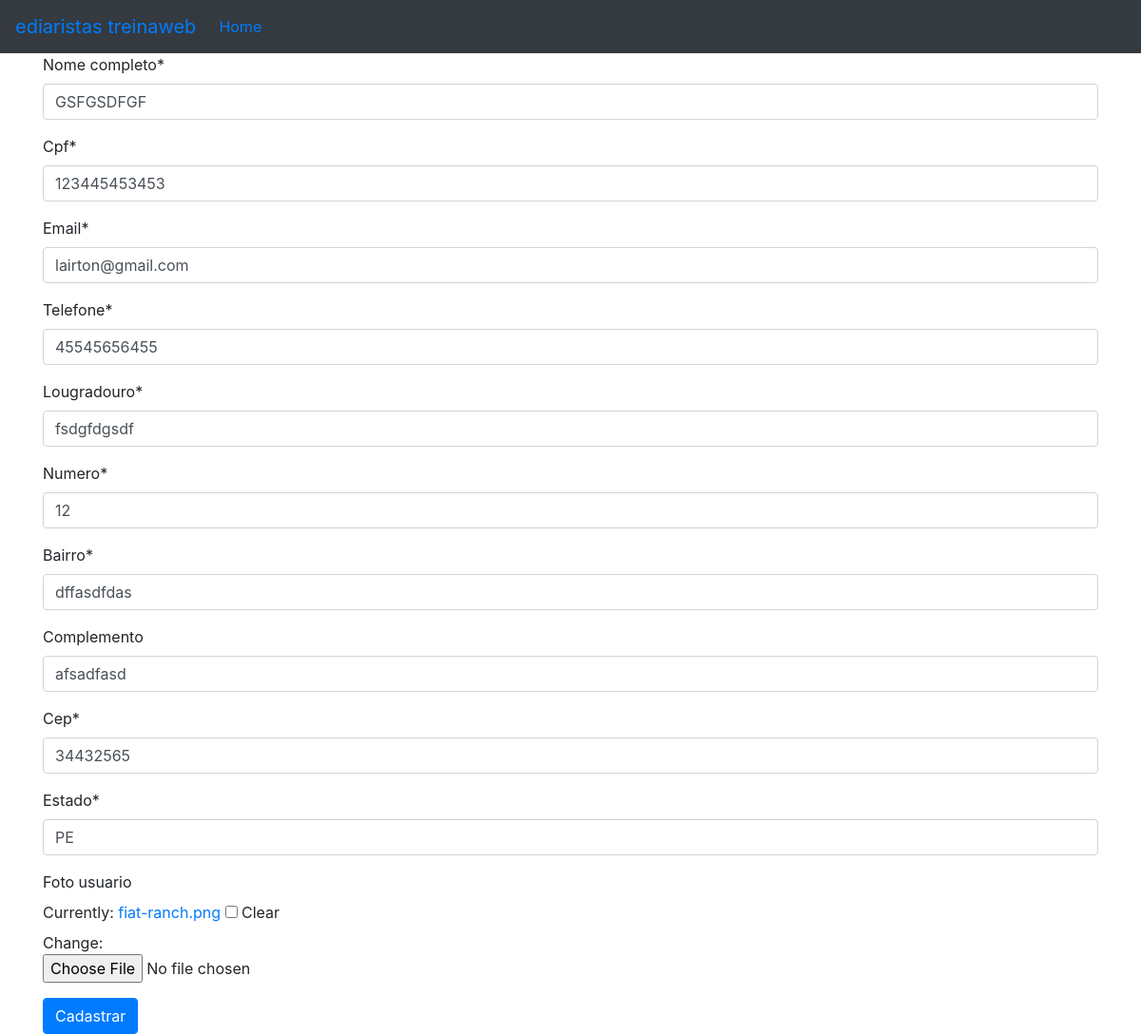
The app's page /web/editar_diarista/1, older data.
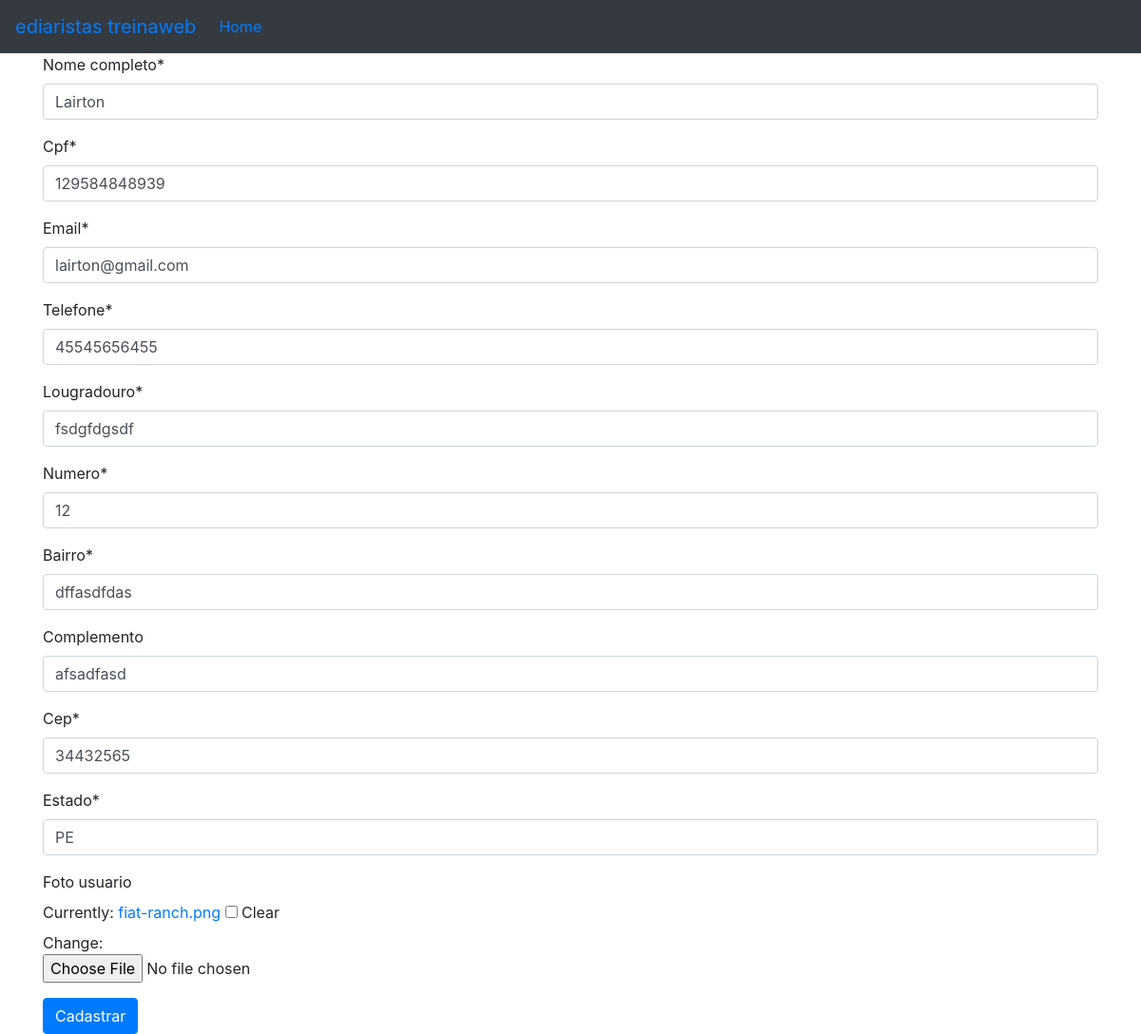
The same page, newer data.
### web/models.py (models this page shows)
class Diarista(models.Model):
    nome_completo = models.CharField(max_length=100, null=False, blank=False)
    cpf = models.CharField(max_length=11, null=False, blank= False)
    email = models.EmailField(null=False, blank=False)
    telefone = models.CharField(max_length=11, null=False, blank=False)
    lougradouro = models.CharField(max_length=60, null=False, blank=False)
    numero = models.IntegerField(null=False, blank=False)
    bairro = models.CharField(max_length=30, null=False, blank=False)
    complemento = models.CharField(max_length=30, null=False, blank=True)
    cep = models.CharField(max_length=8, blank=False)
    estado = models.CharField(max_length=2, null=False, blank=False)
    codigo_ibge = models.IntegerField(null=False, blank=False)
    foto_usuario = models.ImageField(null=False, blank=True)
    objetos = models.Manager()

### web/views.py (the view)
# urls.py: path('editar_diarista/<int:diarista_id>', views.editar_diarista, name='editar_diarista'),
def editar_diarista(request, diarista_id):
    diarista = Diarista.objetos.get(id=diarista_id)
    if request.method == 'POST':
        form_diarista = diarista_form.DiaristaForm(request.POST or None, request.FILES, instance=diarista)
        if form_diarista.is_valid():
            form_diarista.save()
            return redirect('listar_diarista')
    else:
        form_diarista = diarista_form.DiaristaForm(instance=diarista)
    return render(request, 'form_diarista.html', {'form_diarista': form_diarista})

### web/forms/diarista_form.py (shortened to what this page needs)
class DiaristaForm(forms.ModelForm):
    cpf = forms.CharField(widget=forms.TextInput(attrs={'data-mask': "000.000.000-00"}))
    cep = forms.CharField(widget=forms.TextInput(attrs={'data-mask': "00000-000"}))
    telefone = forms.CharField(widget=forms.TextInput(attrs={'data-mask': "(00) 00000-0000"}))
    class Meta:
        model = Diarista
        exclude= ('codigo_ibge',)

### web/templates/form_diarista.html (shortened to what this page needs)
{% extends 'base.html' %}
{% load crispy_forms_tags %}
{% block conteudo %}
<form method="post" enctype="multipart/form-data">
    {{form_diarista|crispy}}
    <button type="submit" class="btn btn-primary">
        Cadastrar
    </button>
</form>
{% endblock conteudo %}

Row changes from the older to the newer data that the page shows:
changed Diarista "lairton@gmail.com": nome_completo "GSFGSDFGF" → "Lairton"; cpf "123445453453" → "129584848939"
